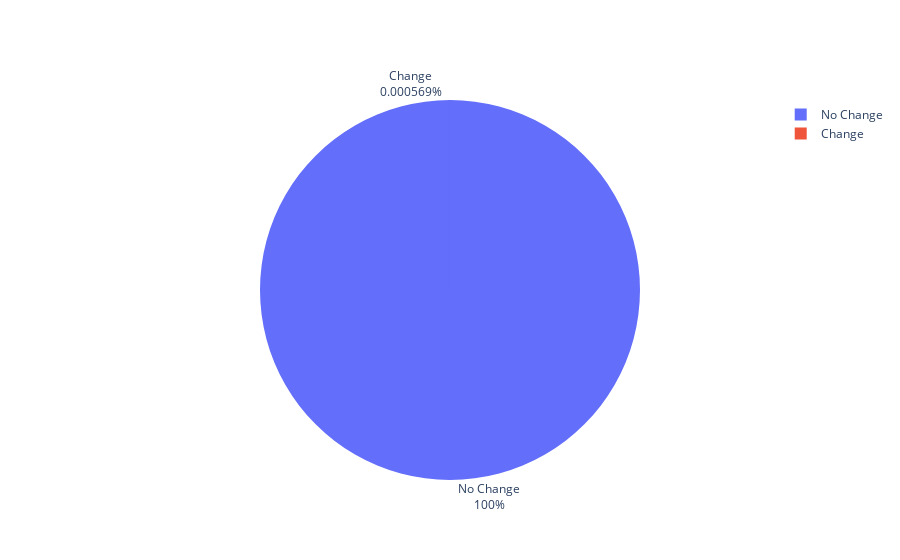

Notebook source saved alongside this figure:
### Code cell
fig = vh.create_pie_chart(df.to_frame(),["count"])
fig.show()

### Figure 1 — Plotly figure (JSON) as saved in the notebook; plotly's stock layout.template omitted (floating-point values rounded to 4 significant figures)
{"data": [{"automargin": true, "labels": ["No Change", "Change"], "textinfo": "label+percent", "textposition": "outside", "type": "pie", "values": [175891, 1]}], "layout": {}}
